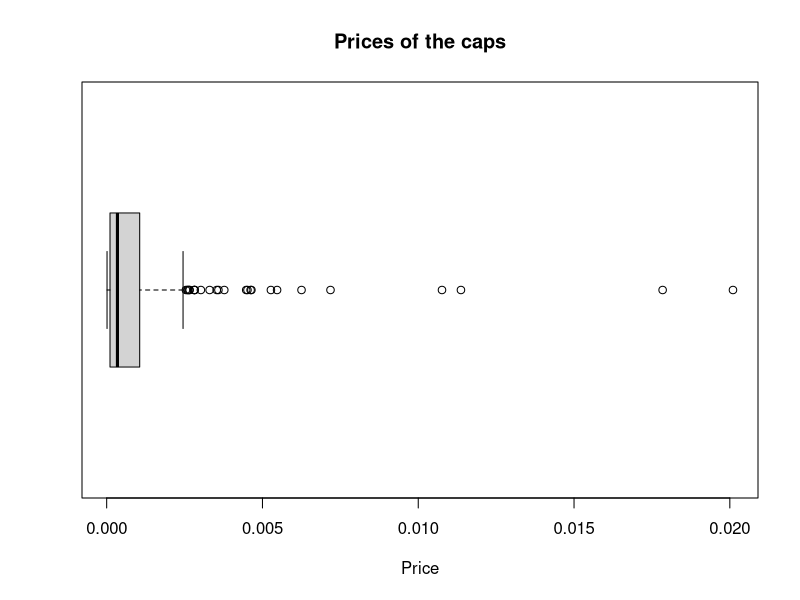
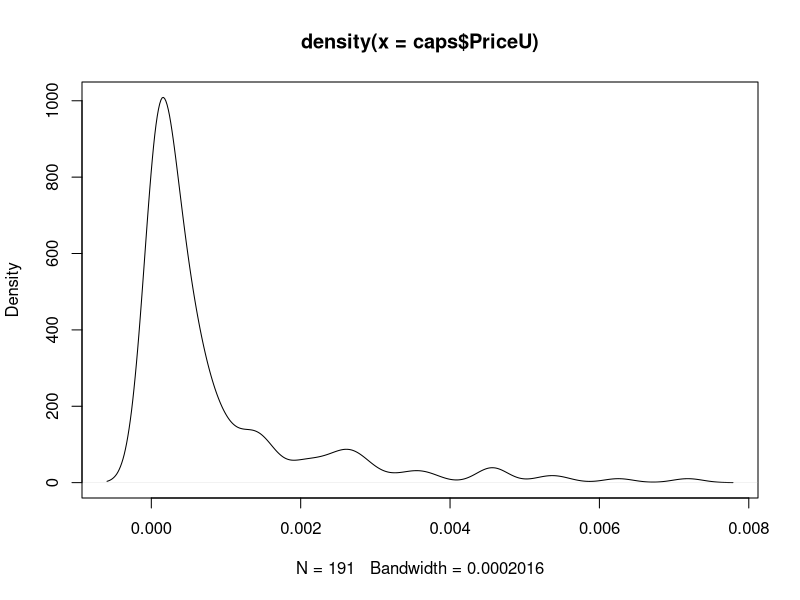
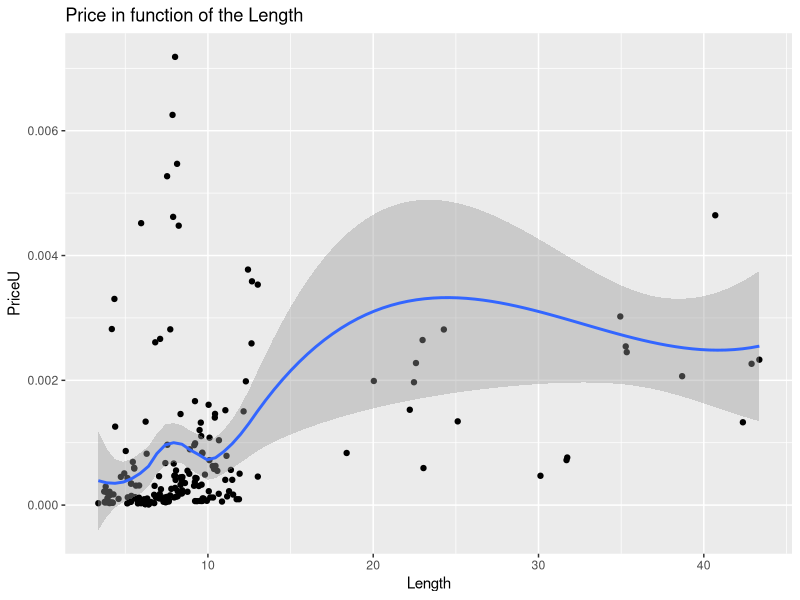
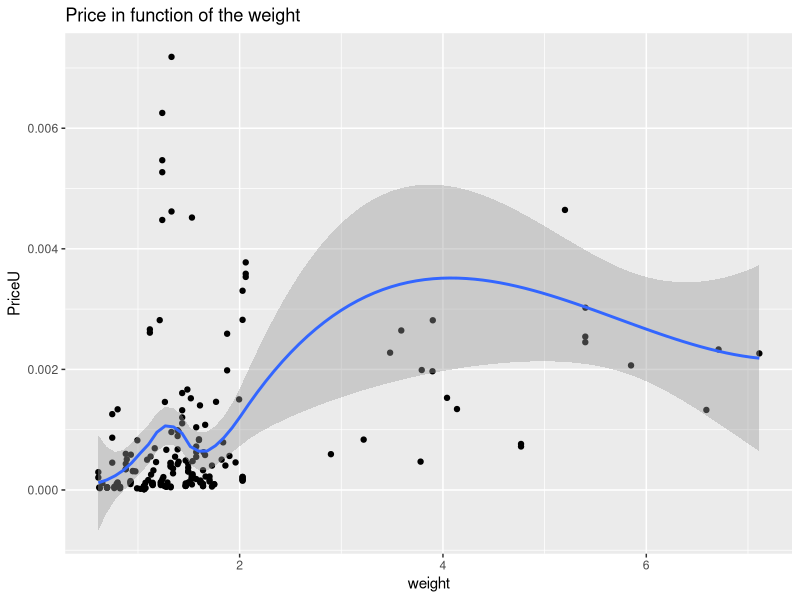
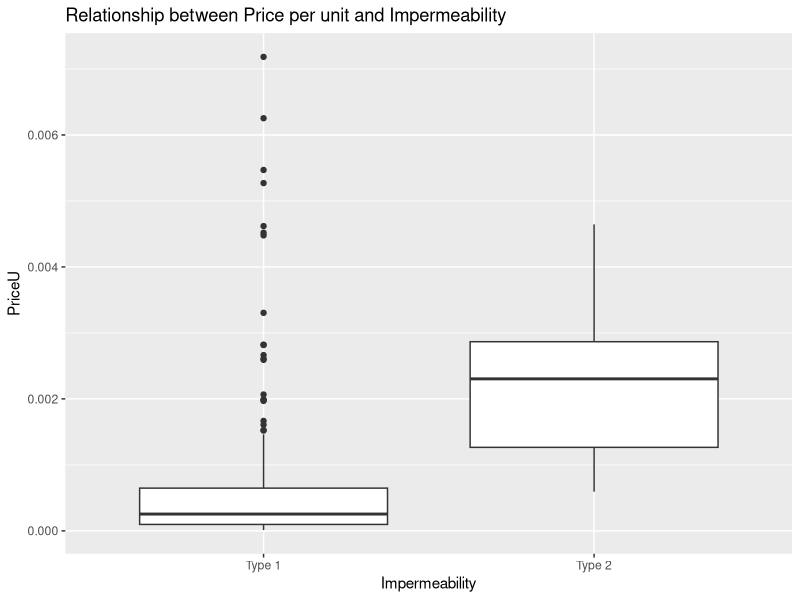
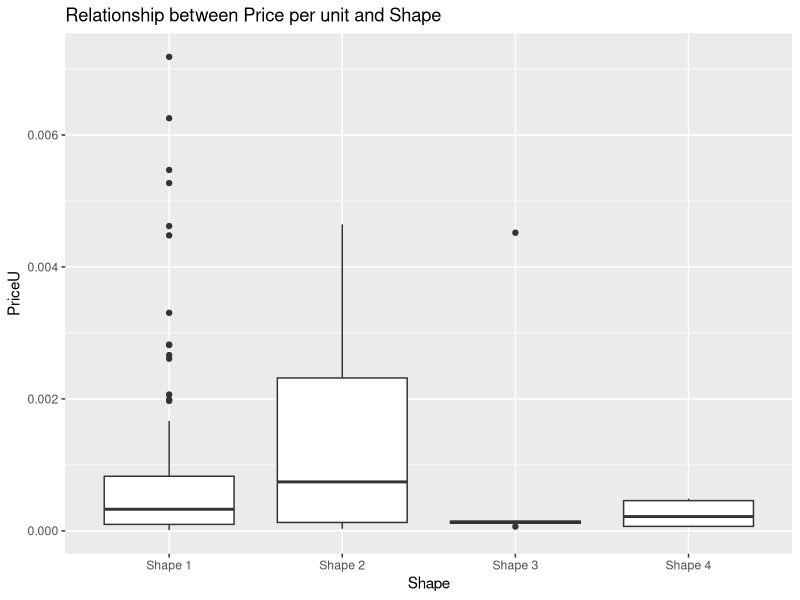
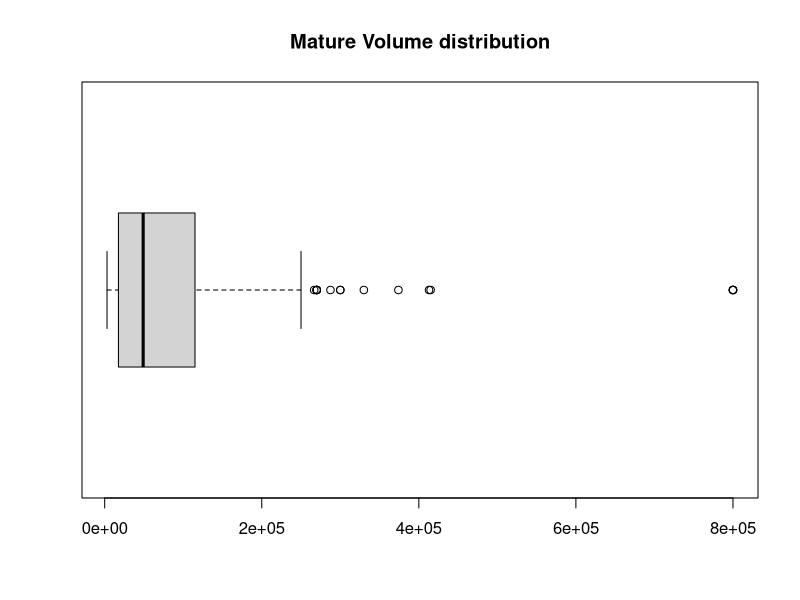
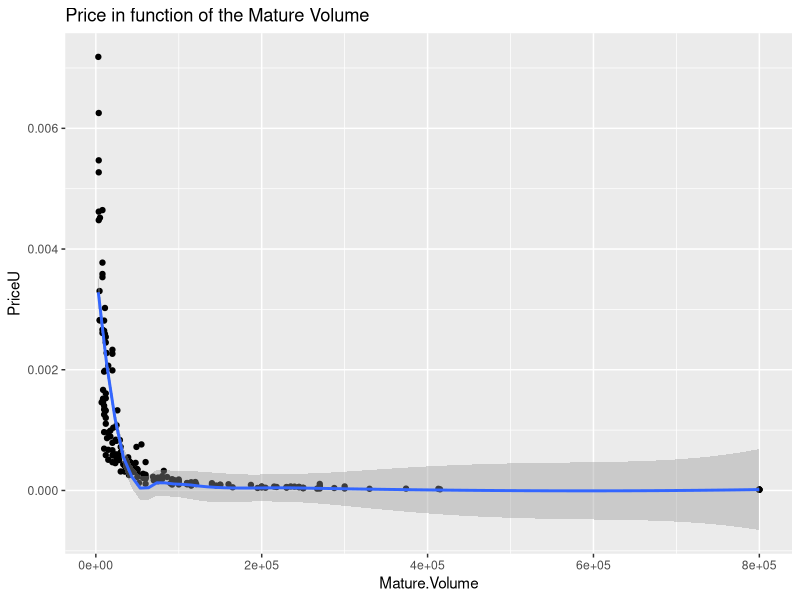

Generate these figures, in order, with R:
## ---- chunk 1
library(ggplot2)
library(dplyr)
library(tidyr)
library(FactoMineR)
## ---- chunk 2
caps <- read.csv2("Data/ScrewCaps.csv", sep = ",")
caps <- caps[,2:12]
caps$Price <- as.numeric(as.character(caps$Price))
caps$weight <- as.numeric(as.character(caps$weight))
caps$Length <- as.numeric(as.character(caps$Length))
caps$Diameter <- as.numeric(as.character(caps$Diameter))

caps <- caps %>% mutate(PriceU = Price/Mature.Volume)

caps <- caps[c(2:4,8,11,12,10,1,5:7,9)]

## ---- chunk 3
View(caps)
head(caps)
dim(caps)
names(caps)
summary(caps)

## ---- chunk 4
quantile(caps$PriceU)
## ---- chunk 5
boxplot(caps$PriceU,
        main= "Prices of the caps",
        xlab="Price",
        horizontal = TRUE)

caps %>% 
  arrange(-PriceU) %>% 
  head(n = 10)
## ---- chunk 6
caps <- caps %>%
  subset(PriceU <= 0.01)

View(caps)
## ---- chunk 7
plot(density.default(x=caps$PriceU)) 

## ---- chunk 8
cor(caps$PriceU, caps$Length)
cor(caps$PriceU, caps$weight)

ggplot(caps,
       aes(x=Length , y= PriceU))+
  geom_point() +
  geom_smooth() +
  ggtitle("Price in function of the Length")

ggplot(caps,
       aes(x=weight, y= PriceU))+
  geom_point() +
  geom_smooth() +
  ggtitle("Price in function of the weight")


## ---- chunk 9

ggplot(data = caps,
       aes(x = Impermeability, y = PriceU)) +
  geom_boxplot() +
  ggtitle("Relationship between Price per unit and Impermeability")

## ---- chunk 10
ggplot(data = caps,
       aes(x = Shape, y = PriceU)) +
  geom_boxplot() +
  ggtitle("Relationship between Price per unit and Shape")
## ---- chunk 11
capsmin <- caps %>% 
  group_by(Supplier) %>%
  mutate(meanPrice = mean(PriceU)) %>%
  select(Supplier, meanPrice) %>%
  distinct(Supplier, meanPrice)
  
capsmin

## ---- chunk 12
boxplot(caps$Mature.Volume,
        main= "Mature Volume distribution",
        horizontal = TRUE)

quantile(caps$Mature.Volume)


ggplot(caps,
       aes(x=Mature.Volume, y= PriceU))+
  geom_point() +
  geom_smooth() +
  ggtitle("Price in function of the Mature Volume")

## ---- chunk 13
caps %>% filter(Mature.Volume == max(Mature.Volume)) %>% head()

## ---- chunk 14
capspca <-PCA(caps, quanti.sup = 6:7, quali.sup = 8:12)
## ---- chunk 15

M = as.matrix(caps[,1:5])
n <- nrow(M)
H <- diag(rep(1,n)) - (1/n)*rep(1,n) %*% t(rep(1,n))
S <- (1/n) * t(M) %*% H %*% M

S

## ---- chunk 16
res <- PCA(caps[,c(1:7,10,12)], quanti.sup = 6:7, quali.sup = 8:9)
plot(res, select = "5 contrib")

## ---- chunk 17
capspca$var$coord[,1:2]

## ---- chunk 18
  
#estim_ncp(caps[,1:5], ncp.min = 0, ncp.max = NULL, scale= TRUE, method = "GCV")

barplot(capspca$eig[,3],main="Cumulative percentage of inertia", names.arg=paste("dim",1:nrow(capspca$eig)))

## ---- chunk 19
capspca_dim3 <- PCA(caps, ncp= 3, quanti.sup = c(6,7), quali.sup = 8:12)

## ---- chunk 20

capskmeans <- kmeans(data.frame(capspca_dim3$ind$coord), 4)
capskmeans
## ---- chunk 21
ggplot(data.frame(capspca_dim3$ind$coord), 
       aes(x= capspca_dim3$ind$coord[,1],  y= capspca_dim3$ind$coord[,2])) + 
  geom_point(aes(color=data.frame(capskmeans$cluster)[,1]))+ 
  ggtitle("Individual factor map with kmeans cluster") +
  xlab("Dim1 PCA") +
  ylab("Dim2 PCA") +
  scale_color_continuous(name = "Number of the cluster")
## ---- chunk 22
capshcpc <- HCPC(capspca_dim3, nb.clust = -1)
## ---- chunk 23
capshcpc$desc.var$category$`3`
## ---- chunk 24
capshcpc <- HCPC(capspca, nb.clust = -1)
## ---- chunk 25
catdes(caps, num.var = 8)

## ---- chunk 26

capsFAMD <- FAMD(caps, sup.var= 6:7)

## ---- chunk 27
capshcpc2 <- HCPC(capsFAMD, nb.clust = -1)
## ---- chunk 28

capslm <- lm(Price ~ Diameter + weight + nb.of.pieces + Mature.Volume + Length, data = caps )

summary(capslm)
